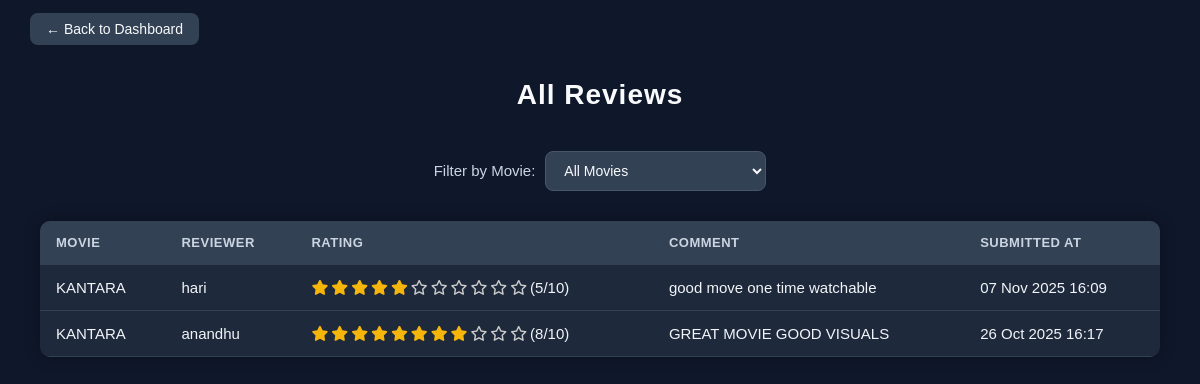
The page /admin-panel/view-reviews/ (signed in) on the database its author committed.
### bms/models.py (models this page shows, shortened)
class Review(models.Model):
    movie = models.ForeignKey(Movie, on_delete=models.CASCADE, related_name='reviews')
    user_name = models.CharField(max_length=100)
    rating = models.IntegerField(default=1)
    comment = models.TextField()
    created_at = models.DateTimeField(auto_now_add=True)

class Movie(models.Model):
    title = models.CharField(max_length=200)
    description = models.TextField()
    release_date = models.DateField()
    duration = models.CharField(max_length=50, default="N/A")
    language = models.CharField(max_length=50, default="Unknown")
    genre = models.CharField(max_length=100, default="Uncategorized")
    main_image = models.ImageField(upload_to='movies/main_images/', null=True, blank=True)
    cover_image = models.ImageField(upload_to='movies/cover_images/', null=True, blank=True)

### bms/views.py (the view)
# urls.py: path('admin-panel/view-reviews/', views.view_reviews, name='view_reviews'),
@admin_required
def view_reviews(request):
    selected_movie_id = request.GET.get('movie')  # Get movie ID from query params
    movies = Movie.objects.all().order_by('title')
    if selected_movie_id and selected_movie_id != "all":
        reviews = Review.objects.filter(movie_id=selected_movie_id).select_related('movie').order_by('-created_at')
    else:
        reviews = Review.objects.all().select_related('movie').order_by('-created_at')
    context = {
        'reviews': reviews,
        'movies': movies,
        'selected_movie_id': selected_movie_id,
    }
    return render(request, 'adminpanel/view_reviews.html', context)

### bms/views.py (called while the page is built)
def admin_required(view_func):
    @wraps(view_func)
    def wrapper(request, *args, **kwargs):
        if not request.user.is_authenticated or not request.user.is_staff:
            messages.error(request, "You must login as admin to access this page.")
            return redirect('admin_login')
        return view_func(request, *args, **kwargs)
    return wrapper

### templates/adminpanel/view_reviews.html (shortened to what this page needs)
<!DOCTYPE html>
<html lang="en">
<head>
    {% load static %}
    <link rel="stylesheet" href="{% static 'adminpanelcss/viewreviews.css' %}">
    <link rel="stylesheet" href="https://cdnjs.cloudflare.com/ajax/libs/font-awesome/6.4.0/css/all.min.css">
</head>
<body>
    <div class="top-bar">
        <a href="{% url 'admin_dashboard' %}" class="back-btn">← Back to Dashboard</a>
    </div>
    <h1>All Reviews</h1>
    <form method="get" class="filter-form">
        <label for="movie">Filter by Movie:</label>
        <select name="movie" id="movie" onchange="this.form.submit()">
            <option value="all" {% if not selected_movie_id or selected_movie_id == 'all' %}selected{% endif %}>All Movies</option>
        </select>
    </form>
    {% if reviews %}
    <table>
        <thead>
            <tr>
                <th>Movie</th>
                <th>Reviewer</th>
                <th>Rating</th>
                <th>Comment</th>
                <th>Submitted At</th>
            </tr>
        </thead>
        <tbody>
            {% for review in reviews %}
            <tr>
                <td>{{ review.movie.title }}</td>
                <td>{{ review.user_name }}</td>
                <td>
                    <span class="rating-stars">
                        {% for i in "12345678910"|make_list %}
                            {% if forloop.counter <= review.rating %}
                                <i class="fa-solid fa-star" style="color: #f5b50a;"></i>
                            {% else %}
                                <i class="fa-regular fa-star" style="color: #ccc;"></i>
                            {% endif %}
                        {% endfor %}
                        ({{ review.rating }}/10)
                    </span>
                </td>
                <td>{{ review.comment }}</td>
                <td>{{ review.created_at|date:"d M Y H:i" }}</td>
            </tr>
            {% endfor %}
        </tbody>
    </table>
    {% else %}
    <p>No reviews available for the selected movie.</p>
    {% endif %}
</body>
</html>

### static/adminpanelcss/viewreviews.css (style rules this page uses)
body { font-family: 'Poppins', sans-serif; background-color: #0f172a; color: #e2e8f0; margin: 0; padding: 60px 40px; min-height: 100vh; position: relative; }
.top-bar { position: absolute; top: 20px; left: 30px; }
.back-btn { text-decoration: none; background-color: #334155; color: #f8fafc; padding: 8px 16px; border-radius: 8px; font-size: 14px; transition: background 0.3s, transform 0.2s; }
h1 { text-align: center; color: #f8fafc; margin-bottom: 40px; font-size: 28px; letter-spacing: 1px; }
table { width: 100%; border-collapse: collapse; background-color: #1e293b; border-radius: 10px; overflow: hidden; box-shadow: 0 0 15px rgba(0, 0, 0, 0.3); }
thead { background-color: #334155; }
th, td { padding: 14px 16px; text-align: left; border-bottom: 1px solid #334155; vertical-align: top; }
th { color: #cbd5e1; font-weight: 600; text-transform: uppercase; font-size: 13px; letter-spacing: 0.5px; }
td { color: #f1f5f9; font-size: 15px; }
.rating-stars { display: flex; align-items: center; gap: 3px; flex-wrap: wrap; }
.rating-stars i { font-size: 15px; }
.filter-form { display: flex; justify-content: center; align-items: center; gap: 10px; margin-bottom: 30px; }
.filter-form label { font-size: 15px; color: #cbd5e1; }
.filter-form select { background-color: #334155; color: #f8fafc; border: 1px solid #475569; padding: 10px 14px; border-radius: 8px; font-size: 14px; cursor: pointer; transition: border-color 0.3s; }

### rows shown on the page
Review: movie "KANTARA", user_name "hari", rating "5", comment "good move one time watchable", created_at "07 Nov 2025 16:09"
Review: movie "KANTARA", user_name "anandhu", rating "8", comment "GREAT MOVIE GOOD VISUALS", created_at "26 Oct 2025 16:17"
